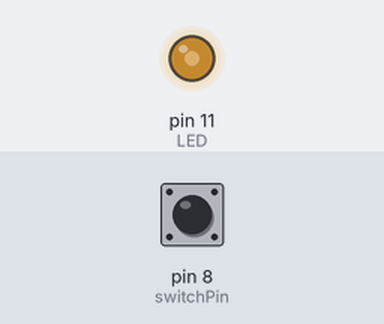
Bench run of a sketch on a simulated Arduino Uno, built with avr-gcc and run on an emulated ATmega328P. Shown: output pins drawn as LEDs (lit = HIGH). Inputs (shaded band) come from the test bench; at power-on: pin 8 (switchPin) HIGH.

Above: at 1.26 s.
1.3 s: pin 8 (switchPin) pulled LOW for 0.15 s
2.9 s: pin 8 (switchPin) pulled LOW for 1 s
At 3.96 s:
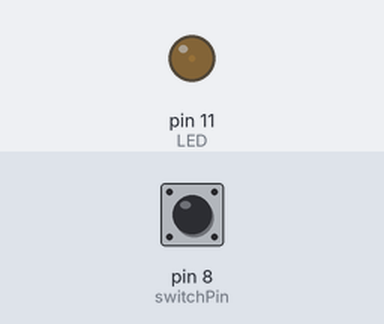
At 5.86 s:
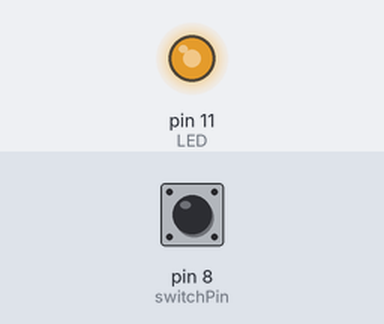
5.9 s: pin 8 (switchPin) pulled LOW for 3.2 s
Timing chart, 0 to 10.6 s (numbered marks = the images above; inputs shaded):
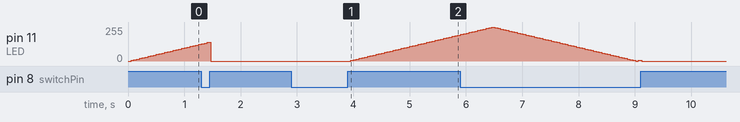

Measured:
- after the input at 2.9 s, pin 11 (LED): moves from 0/255 to 195/255 over 1.9 s, starting after 1.1 s

The sketch:

led-pwm.ino
```cpp
const int switchPin = 8;
const int LED = 11;
int pwmValue = 0;
int pwmStep = 5;
bool lastButton = LOW;
bool currentButton = LOW;
bool ledOn = false;

bool debounce(bool last) {
  bool current = digitalRead(switchPin);

  if (last != current) {
    delay(5);
    current = digitalRead(switchPin);
  }

  return current;
}

void setup() {
  pinMode(switchPin, INPUT);
  pinMode(LED, OUTPUT);
}

void loop() {
  currentButton = debounce(lastButton);

  if (lastButton == LOW && currentButton == HIGH) {
    ledOn = !ledOn;
  }

  lastButton = currentButton;

  if (ledOn) {
    analogWrite(LED, pwmValue);
    pwmValue += pwmStep;

    if(pwmValue <= 0 || pwmValue >= 255) {
      pwmStep = -pwmStep;
    }
    delay(50);
  }
  else {
    pwmValue = 0;
    pwmStep = 5;
    analogWrite(LED, pwmValue);
  }
}
```
